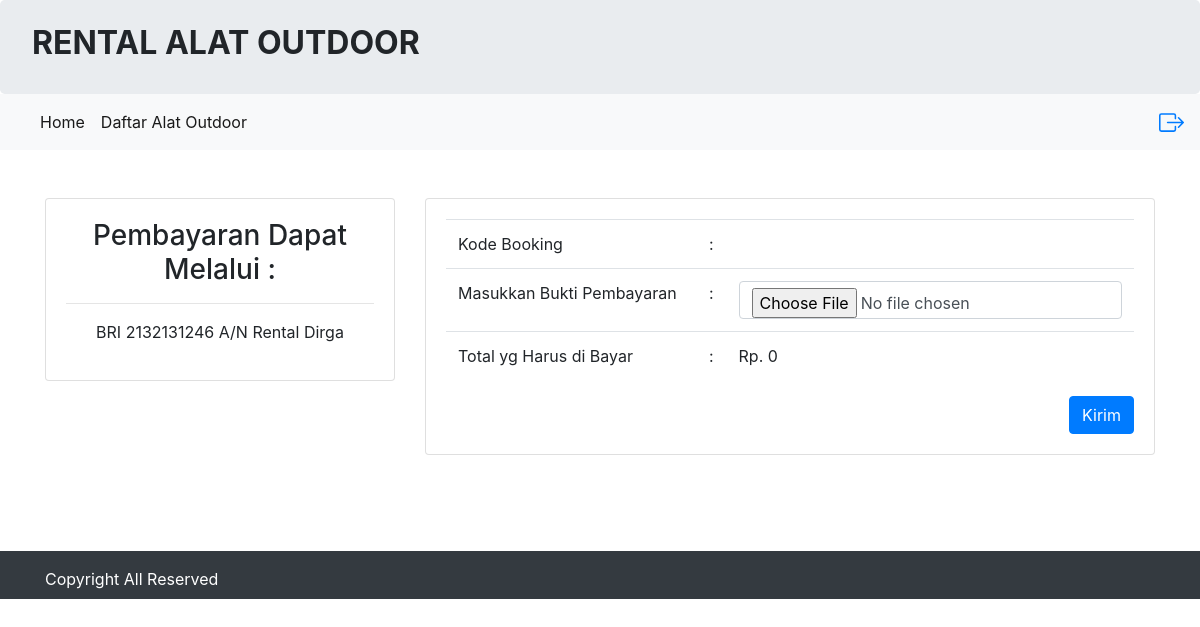
Before: /konfirmasi.php?id=1700560616 (signed in) with the older database file.
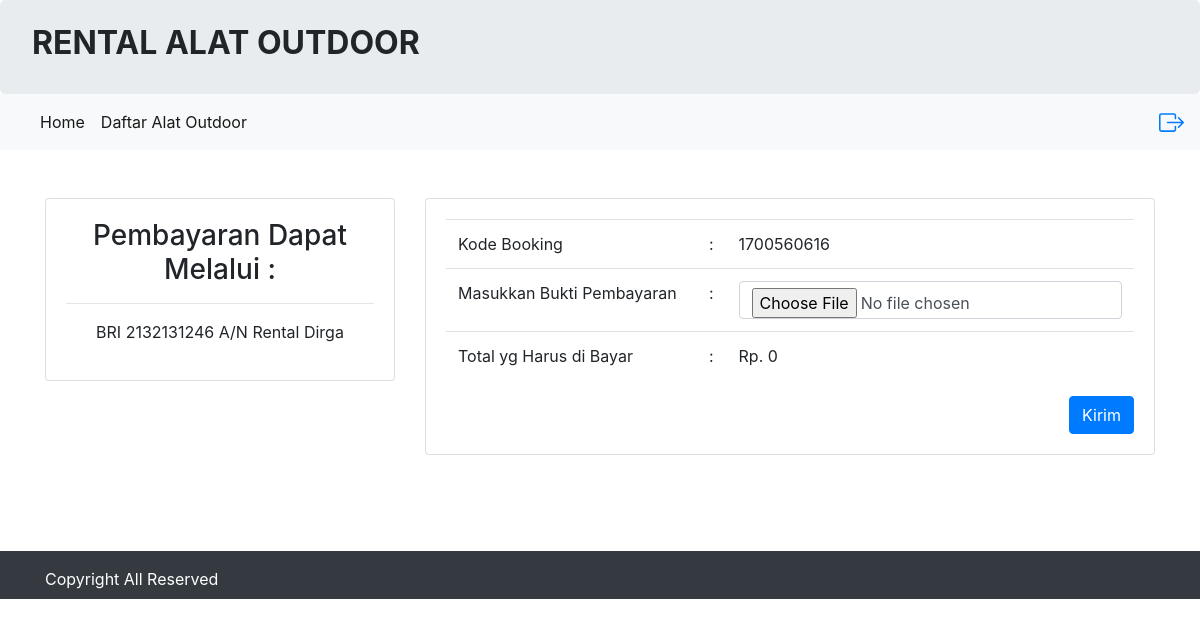
After: the same page with the newer database file.
### tables this page shows
CREATE TABLE `tbl_booking_212303` (
  `212303_id_booking` int(11) NOT NULL,
  `212303_kode_booking` varchar(25) NOT NULL,
  `212303_id_login` int(50) NOT NULL,
  `212303_id_alat` varchar(50) NOT NULL,
  `212303_nama` varchar(50) NOT NULL,
  `212303_alamat` varchar(100) NOT NULL,
  `212303_ktp` varchar(20) NOT NULL,
  `212303_no_telp` varchar(20) NOT NULL,
  `212303_jml_sewa` int(15) NOT NULL,
  `212303_tgl_sewa` date NOT NULL,
  `212303_tgl_kmb` date NOT NULL,
  `212303_total_bayar` int(100) NOT NULL,
  `212303_konfirmasi` varchar(50) NOT NULL,
  `212303_tgl_input` date NOT NULL
);

### konfirmasi.php (the view, shortened to what this page needs)
<?php
require 'koneksi.php';
include 'header.php';
$kode_booking = $_GET['id'];
$query = "SELECT * FROM tbl_booking_212303 WHERE 212303_kode_booking = '$kode_booking'";
$hasil = mysqli_query($koneksi, $query);
$isi = mysqli_fetch_assoc($hasil);
?>
<br>
<br>
<div class="container">
    <div class="row">
        <div class="col-sm-4">
            <div class="card">
                <div class="card-body">
                    <center>
                        <h3>Pembayaran Dapat Melalui :</h3>
                        <hr />
                        <p> BRI 2132131246 A/N Rental Dirga </p>
                    </center>
                </div>
            </div>
        </div>
        <div class="col-sm-8">
            <div class="card">
                <div class="card-body">
                    <form method="post" action="proses.php?id=konfirmasi" enctype="multipart/form-data">
                        <table class="table">
                            <tr>
                                <td>Kode Booking </td>
                                <td> :</td>
                                <td><?php echo $isi['212303_kode_booking']; ?></td>
                            </tr>
                            <tr>
                                <td>Masukkan Bukti Pembayaran </td>
                                <td> :</td>
                                <td><input type="file" name="gambar" required class="form-control" accept="image/*"></td>
                            </tr>
                            <tr>
                                <td>Total yg Harus di Bayar </td>
                                <td> :</td>
                                <td>Rp. <?php echo number_format($isi['212303_total_bayar']); ?></td>
                            </tr>
                        </table>
                        <button type="submit" class="btn btn-primary float-right">Kirim</button>
                    </form>
                </div>
            </div>
        </div>
    </div>
</div>
<br>
<br>
<br>
<?php include 'footer.php'; ?>

Changed rows visible on the page:
added tbl_booking_212303: 212303_kode_booking "1700560616", 212303_total_bayar "0"
Other visible differences:
$isi['212303_total_bayar']: "0" → (not shown)
